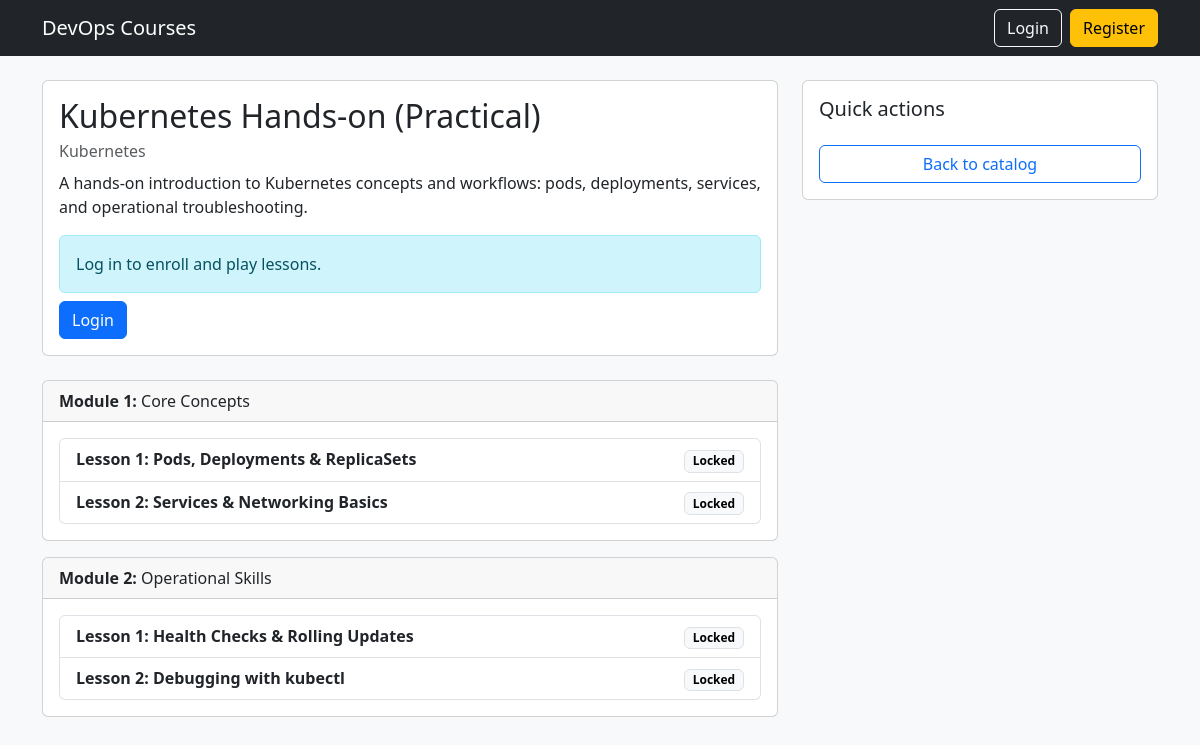
Page /courses/kubernetes-practice/ on the earlier database version.
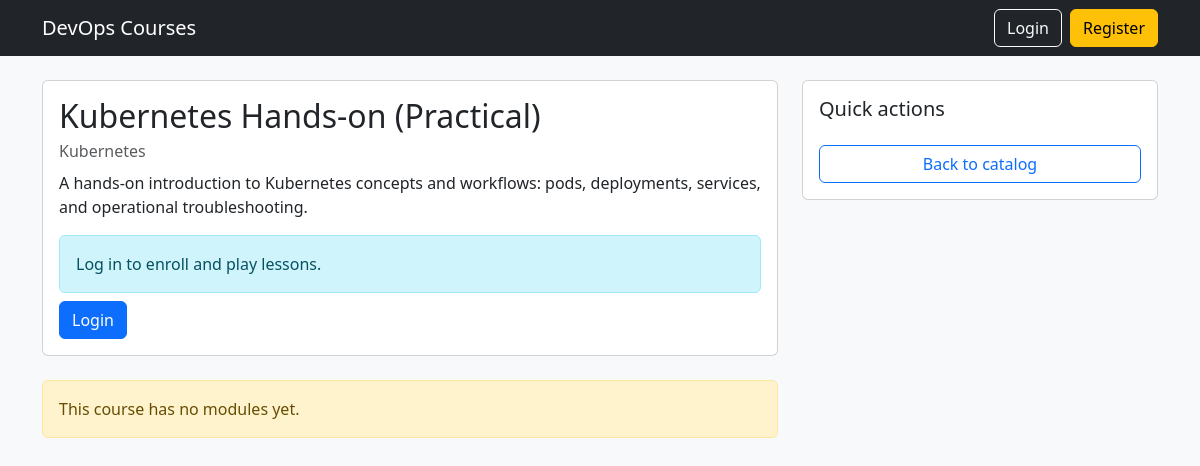
Same page on the later database version.
### catalog/models.py (models this page shows, shortened)
class Course(models.Model):
    title = models.CharField(max_length=200)
    slug = models.SlugField(max_length=220, unique=True)
    description = models.TextField()
    category = models.CharField(max_length=50, choices=CourseCategory.choices)
    cover_image = models.ImageField(upload_to="course_covers/", blank=True, null=True)
    is_published = models.BooleanField(default=True)
    created_at = models.DateTimeField(auto_now_add=True)
    updated_at = models.DateTimeField(auto_now=True)
    class Meta:
        indexes = [
            models.Index(fields=["category"]),
            models.Index(fields=["slug"]),
        ]
        ordering = ["-created_at"]

class CourseModule(models.Model):
    course = models.ForeignKey(Course, on_delete=models.CASCADE, related_name="modules")
    title = models.CharField(max_length=200)
    order_index = models.PositiveIntegerField()
    class Meta:
        unique_together = [("course", "order_index")]
        ordering = ["order_index"]

class CourseLesson(models.Model):
    module = models.ForeignKey(
        CourseModule, on_delete=models.CASCADE, related_name="lessons"
    )
    title = models.CharField(max_length=200)
    description = models.TextField(blank=True)
    order_index = models.PositiveIntegerField()
    video_url = models.URLField(blank=True, null=True)
    video_file = models.FileField(
        upload_to="course_videos/",
        blank=True,
        null=True,
        validators=[FileExtensionValidator(allowed_extensions=["mp4", "webm", "ogg"])],
    )
    class Meta:
        unique_together = [("module", "order_index")]
        ordering = ["order_index"]

### catalog/views.py (the view, shortened to what this page needs)
# urls.py: path("courses/<slug:course_slug>/", views.course_detail, name="course_detail"),
def course_detail(request, course_slug: str):
    course = get_object_or_404(Course, slug=course_slug, is_published=True)
    modules = (
        course.modules.all()
        .prefetch_related("lessons")
        .order_by("order_index")
    )
    is_enrolled = False
    completed_lesson_ids: set[int] = set()
    next_lesson: CourseLesson | None = None
    return render(
        request,
        "catalog/course_detail.html",
        {
            "course": course,
            "modules": modules,
            "is_enrolled": is_enrolled,
            "completed_lesson_ids": completed_lesson_ids,
            "next_lesson": next_lesson,
        },
    )

### templates/catalog/course_detail.html (shortened to what this page needs)
{% extends "base.html" %}
{% block content %}
  <div class="row g-4">
    <div class="col-lg-8">
      <div class="card mb-4">
        <div class="card-body">
          <h2 class="card-title mb-1">{{ course.title }}</h2>
          <div class="text-muted mb-2">{{ course.category }}</div>
          <p class="card-text">{{ course.description }}</p>
          {% if user.is_authenticated %}
            {% if is_enrolled %}
              <div class="d-flex flex-wrap gap-2 mt-3">
                {% if next_lesson %}
                  <a class="btn btn-primary" href="{% url 'learning:lesson_play' next_lesson.id %}">
                    Continue learning
                  </a>
                {% else %}
                  <div class="alert alert-success mb-0">You completed this course.</div>
                {% endif %}
                <a class="btn btn-outline-secondary" href="{% url 'learning:user_dashboard' %}">
                  Go to dashboard
                </a>
              </div>
            {% else %}
              <div class="mt-3">
                <a class="btn btn-success" href="{% url 'learning:enroll_course' course.slug %}">
                  Enroll to start learning
                </a>
              </div>
              <div class="text-muted mt-2">Videos and lesson progress unlock after enrollment.</div>
            {% endif %}
          {% else %}
            <div class="mt-3">
              <div class="alert alert-info mb-2">
                Log in to enroll and play lessons.
              </div>
              <a class="btn btn-primary" href="{% url 'accounts:login' %}">Login</a>
            </div>
          {% endif %}
        </div>
      </div>
      {% for module in modules %}
        <div class="card mb-3">
          <div class="card-header">
            <strong>Module {{ forloop.counter }}:</strong> {{ module.title }}
          </div>
          <div class="card-body">
            <div class="list-group">
              {% for lesson in module.lessons.all %}
                  <div class="list-group-item d-flex align-items-start justify-content-between gap-3">
                    <div>
                      <div class="fw-semibold">
                        Lesson {{ lesson.order_index }}: {{ lesson.title }}
                      </div>
                    </div>
                    <div class="text-end">
                      {% if user.is_authenticated and is_enrolled %}
                        {% if lesson.id in completed_lesson_ids %}
                          <span class="badge text-bg-success">Completed</span>
                        {% else %}
                          <span class="badge text-bg-secondary">Not completed</span>
                        {% endif %}
                        {% if lesson.video_url or lesson.video_file %}
                          <div class="mt-2">
                            {% if lesson.id in completed_lesson_ids %}
                              <a class="btn btn-sm btn-outline-primary" href="{% url 'learning:lesson_play' lesson.id %}">
                                Review
                              </a>
                            {% else %}
                              <a class="btn btn-sm btn-primary" href="{% url 'learning:lesson_play' lesson.id %}">
                                Play
                              </a>
                            {% endif %}
                          </div>
                        {% else %}
                          <div class="mt-2 text-muted small">Video link not configured yet.</div>
                        {% endif %}
                      {% else %}
                        <span class="badge text-bg-light border">Locked</span>
                      {% endif %}
                    </div>
                  </div>
              {% empty %}
                <div class="text-muted">No lessons in this module yet.</div>
              {% endfor %}
            </div>
          </div>
        </div>
      {% empty %}
        <div class="alert alert-warning">This course has no modules yet.</div>
      {% endfor %}
    </div>
    <div class="col-lg-4">
      <div class="card">
        <div class="card-body">
          <h5 class="mb-3">Quick actions</h5>
          <a class="btn btn-outline-primary w-100 mt-2" href="{% url 'catalog:course_list' %}">
            Back to catalog
          </a>
        </div>
      </div>
    </div>
  </div>
{% endblock %}

### templates/base.html (shortened to what this page needs)
<!doctype html>
<html lang="en">
  <head>
    <link
      href="https://cdn.jsdelivr.net/npm/bootstrap@5.3.3/dist/css/bootstrap.min.css"
      rel="stylesheet"
    />
  </head>
  <body class="bg-light">
    <nav class="navbar navbar-expand-lg navbar-dark bg-dark">
      <div class="container">
        <a class="navbar-brand" href="{% url 'catalog:course_list' %}"
          >DevOps Courses</a
        >
        <div class="collapse navbar-collapse" id="nav">
          <div class="d-flex gap-2">
            {% if user.is_authenticated %}
            <a class="btn btn-outline-light" href="{% url 'accounts:logout' %}"
              >Logout</a
            >
            {% else %}
            <a class="btn btn-outline-light" href="{% url 'accounts:login' %}"
              >Login</a
            >
            <a
              class="btn btn-warning"
              href="{% url 'accounts:register' %}"
              >Register</a
            >
            {% endif %}
          </div>
        </div>
      </div>
    </nav>
    <main class="container mt-4">
      {% block content %}{% endblock %}
    </main>
  </body>
</html>

Differences in the rows shown:
removed CourseModule: title "Core Concepts"
removed CourseLesson: order_index "1", title "Pods, Deployments & ReplicaSets", shown under "Core Concepts"
removed CourseLesson: order_index "2", title "Services & Networking Basics", shown under "Core Concepts"
removed CourseModule: title "Operational Skills"
removed CourseLesson: order_index "1", title "Health Checks & Rolling Updates", shown under "Operational Skills"
removed CourseLesson: order_index "2", title "Debugging with kubectl", shown under "Operational Skills"
Other differences:
text now shown: "This course has no modules yet."
